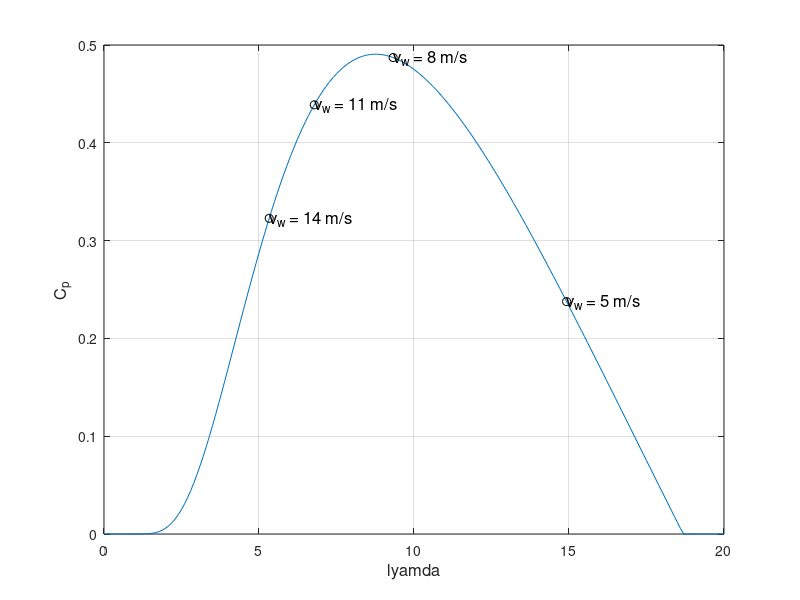
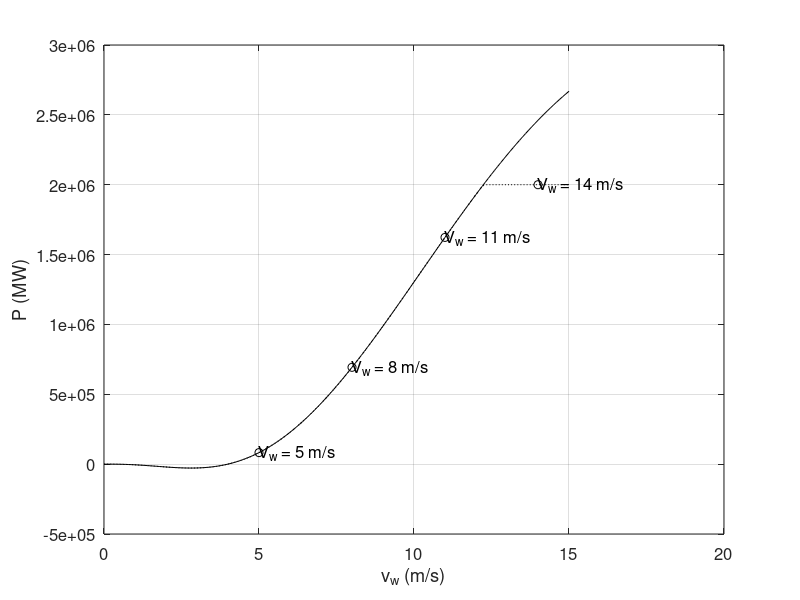
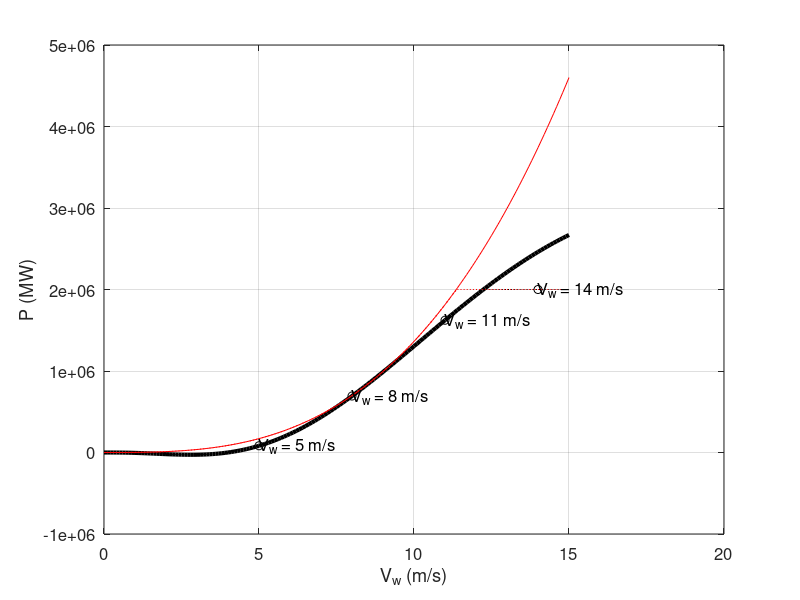

Write MATLAB code to recreate these figures, in order.
clc;
clear all;
Pn = 2*10^6;
Dt = 76; 
N= 80; 
c1 = 0.44;
c2 = 125;
c3 = 0;
c4 = 0;
c5 = 0;
c6 = 6.94;
c7 = 16.5;
c8 = 0;
c9 = -0.002;
theta = 0;
we = 2*pi*50;
Vw=[5 8 11 14];
p = 2;
r = 1.225;
%1
wmg = we/p;
wmt = wmg/N;
R = Dt/2;   
lyamda = (wmt*R)./Vw;
alfa = 1./(lyamda+c8*theta)-c9./(1+theta^3);
cp = c1.*(c2*alfa-c3*theta-c4*theta^5-c6).*exp(-c7*alfa);
P1 = 1/2.*pi.*R^2.*(Vw.^3).*cp.*r;
P1a = min (P1, Pn);
Tt = P1/wmt;

%2
lyamda1=0:.1:20;  
alfa1 = 1./(lyamda1+c8*theta)-c9./(1+theta^3);
cp11 = c1.*(c2*alfa1-c3*theta-c4*theta^5-c6).*exp(-c7*alfa1);
cp1 = max (cp11, 0)
figure(1);
plot(lyamda1,cp1);hold on;grid on; %Cp-lambda curve
plot(lyamda,cp,'ko');              %Operation points
for ii=1:1:4
txt{ii}=['v_w = ' num2str(Vw(ii)) ' m/s'];
text(lyamda(ii),cp(ii),txt{ii},'FontSize',12);
end
xlabel('lyamda','FontSize',12);
ylabel('C_p','FontSize',12);


%3
vw2=0:.1:15;
lyamda = (wmt*R)./vw2;
alfa = 1./(lyamda+c8*theta)-c9./(1+theta^3);
cp = c1.*(c2*alfa-c3*theta-c4*theta^5-c6).*exp(-c7*alfa);
P2a = 1/2.*pi.*R^2.*(vw2.^3).*cp.*r;
P2 = min (P2a, Pn)
figure(2);
h=subplot(1,1,1);
plot(vw2,P2,':k');hold on;grid on; %Power-wind curve without nominal power limit
plot(vw2,P2a,'k');                 %Power-wind curve with nominal power limit
plot(Vw,P1a,'ko');                  %Operation points
for ii=1:1:4
txt{ii}=['V_w = ' num2str(Vw(ii)) ' m/s'];
text(Vw(ii),P1a(ii),txt{ii},'FontSize',12);
end
xlabel('v_w (m/s)','FontSize',12);
ylabel('P (MW)','FontSize',12);
set(h,'FontSize',12);

%% Include a comparison between the obtained power and the maximum available power
cp3 = max(cp)
P3a = 1/2.*pi.*R^2.*(vw2.^3).*cp3.*r;
P3 = min (P3a, Pn)
figure(3);
h=subplot(1,1,1);
plot(vw2,P2,':k');hold on;grid on;  %Power-wind curve without nominal power limit
plot(vw2,P2a,'k','LineWidth',3);    %Power-wind curve with nominal power limit
plot(Vw,P1a,'ko');                   %Operation points
plot(vw2,P3,':r');                  %Power-wind curve without nominal power limit and with Cp max
plot(vw2,P3a,'r');                  %Power-wind curve with nominal power limit and with Cp max              
for ii=1:1:4
txt{ii}=['V_w = ' num2str(Vw(ii)) ' m/s'];
text(Vw(ii),P1a(ii),txt{ii},'FontSize',12);
end
xlabel('V_w (m/s)','FontSize',12);
ylabel('P (MW)','FontSize',12);
set(h,'FontSize',12);